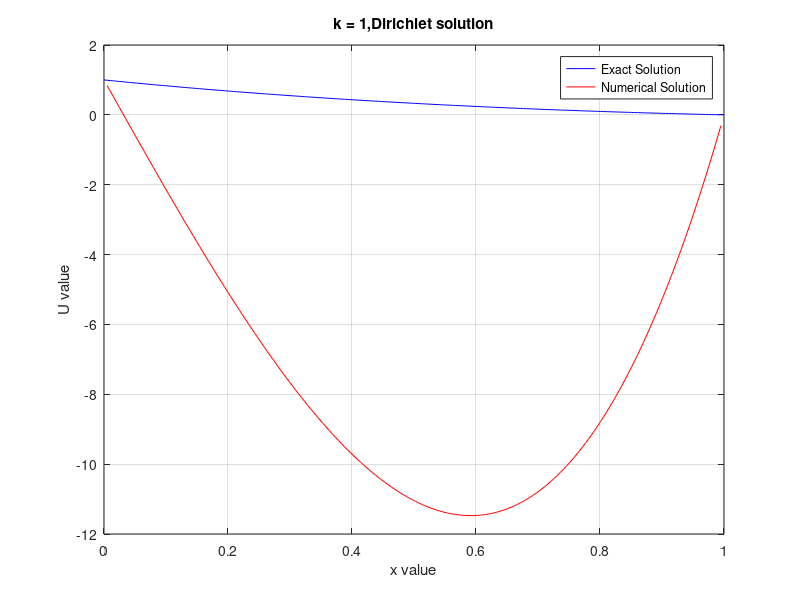

Here is the MATLAB script that generated this plot: (Note: this script raises an error after producing the figure.)
%% Rukaiya Batliwala
%Assignment4

%% Dirichlet k = 1
clc
clear all
close all



L = 1; Uo= 1;v = 1;A = 1;N = 200;N2 = 400;k =1 ; f =1; f2 =1 ;
h = L/(N+1);x = [0:h:L];h2 = L/(N2+1);x2 = [0:h2:L];

U = [];U2 = [];
  
for i = 1:1:length(x);
    U(i) =(((sinh(k*L - k*x(i)) + sinh(k*x(i)))/(sinh(k*L))) - 1)*(A/k^2) + Uo*(sinh(k*L  - k*x(i))/(sinh(k*L)));    
end

for i = 1:1:length(x2);
    U2(i) =(((sinh(k*L - k*x2(i)) + sinh(k*x2(i)))/(sinh(k*L))) - 1)*(A/k^2) + Uo*(sinh(k*L  - k*x2(i))/(sinh(k*L)));    
end

for i = 2:1:length(U)-1
    u(i) = (U(i+1)+ U(i-1)-(h^2)*(1+(k^2)*U(i)))/2;
end
u(1) = Uo;
u(end+1) = 0;

for i = 2:1:length(x2)-1
    u2(i) = (U2(i+1)+ U2(i-1)-(h2^2)*(1+(k^2)*U2(i)))/2;
end
u2(1)= Uo;
u2(end+1) = 1;

a = zeros(N);
for i = 1:N
    a(i,i) = -2 - h^(2)*k^(2);
end
for i = 1:1:N-1
    a(i+1,i) = 1;
    a(i,i+1) = 1;
end

 F = zeros(N,1);
 for i = 1:1:length(F)
 F(i) = (i+A)*h^(2);
 end
 F(1) = F(1)-Uo;
 
 uf= a\F;

a2 = zeros(N2);
for i = 1:N2
    a2(i,i) = -2-h2^(2)*k^(2);
end
for i = 1:1:N2-1
    a2(i+1,i) = 1;
    a2(i,i+1) = 1;
end
 
 F2 = zeros(N2,1);
 for i = 1:1:length(F2)
 F2(i) = (i+A)*h2^(2);
 end
F2(1) = F2(1)+2*h*v;
 
 uf2= a2\F2;

for i = 2:1:length(uf)-1
  ErrorN(i) = abs(u(i)-uf(i));
end

for i = 2:1:length(uf2)-1
 ErrorN2(i) = abs(u2(i) - uf2(i));
  end
 
 plot(x,u,'-b')
 hold on
 plot(x(2:end-1),uf,'-r')
legend('Exact Solution','Numerical Solution')
title('k = 1,Dirichlet solution')
xlabel('x value')
ylabel('U value')
grid on 
saveas(gcf,'Figure1.pdf')
 
 F_A = abs(log((max(ErrorN))/(max(ErrorN2)))/(log(2)));
 Dirichlet_1_Table = [u(end-20:end), uf(end-20:20)];
 writematrix(Dirichlet_1_Table,'K_1_Dirichlet.xls');

%%  Dirichlet k = 10
clear all





L = 1; Uo= 1;v = 1;A = 1;N = 90;N2 = 180;k =10 ; f =1; f2 =1 ;
h = L/(N+1);x = [0:h:L];h2 = L/(N2+1);x2 = [0:h2:L];

U = [];U2 = [];
  
for i = 1:1:length(x);
    U(i) =(((sinh(k*L - k*x(i)) + sinh(k*x(i)))/(sinh(k*L))) - 1)*(A/k^2) + Uo*(sinh(k*L  - k*x(i))/(sinh(k*L)));    
end

for i = 1:1:length(x2);
    U2(i) =(((sinh(k*L - k*x2(i)) + sinh(k*x2(i)))/(sinh(k*L))) - 1)*(A/k^2) + Uo*(sinh(k*L  - k*x2(i))/(sinh(k*L)));    
end

for i = 2:1:length(U)-1
    u(i) = (U(i+1)+ U(i-1)-(h^2)*(1+(k^2)*U(i)))/2;
end
u(1) = Uo;
u(end+1) = 0;

for i = 2:1:length(x2)-1
    u2(i) = (U2(i+1)+ U2(i-1)-(h2^2)*(1+(k^2)*U2(i)))/2;
end
u2(1)= Uo;
u2(end+1) = 1;

a = zeros(N);
for i = 1:N
    a(i,i) = -2 - h^(2)*k^(2);
end
for i = 1:1:N-1
    a(i+1,i) = 1;
    a(i,i+1) = 1;
end

 F = zeros(N,1);
 for i = 1:1:length(F)
 F(i) = (i+A)*h^(2);
 end
 F(1) = F(1)-Uo;
 
 uf= a\F;

a2 = zeros(N2);
for i = 1:N2
    a2(i,i) = -2-h2^(2)*k^(2);
end
for i = 1:1:N2-1
    a2(i+1,i) = 1;
    a2(i,i+1) = 1;
end
 
 F2 = zeros(N2,1);
 for i = 1:1:length(F2)
 F2(i) = (i+A)*h2^(2);
 end
F2(1) = F2(1)+2*h*v;
 
 uf2= a2\F2;

for i = 2:1:length(uf)-1
  ErrorN(i) = abs(u(i)-uf(i));
end

for i = 2:1:length(uf2)-1
 ErrorN2(i) = abs(u2(i) - uf2(i));
end
 
  figure()
 plot(x,u,'-b')
 hold on
 plot(x(2:end-1),uf,'-r')
 legend('Exact Solution','Numerical Solution')
title('k = 10,Dirichlet solution')
xlabel('x value')
ylabel('U value')
grid on 
saveas(gcf,'Figure2.pdf')
 
 F_A = abs(log((max(ErrorN))/(max(ErrorN2)))/(log(2)));
Dirichlet_2_Table = [u(end-20:end), uf(end-20:20)];
 writematrix(Dirichlet_2_Table,'K_10_Dirichlet.xls');


%% Neumann k = 1

L = 1;Uo= 1;v = 1;A = 1;N = 100;N2 = 200; k =1 ;

h = L/(N+1);
x = [0:h:L];
h2 = L/(N2+1);
x2 = [0:h2:L];

U = [];
dv_dx = v ;  %x = 0

for i = 1:1:length(x);
    U(i) = ((((cosh(k*x(i)))/(cosh(k*L)))-1)*(A/(k^2))) - ((v/k)*((sinh(k*L - k*x(i)))/(cosh(k*L))));
end
for i = 1:1:length(x2);
    U2(i) = ((((cosh(k*x2(i)))/(cosh(k*L)))-1)*(A/(k^2))) - ((v/k)*((sinh(k*L - k*x2(i)))/(cosh(k*L))));
end

u=[];
for i = 1:1:length(U)-2
    u(i) = -2*h*v + 4*U(i+2)-3*U(i+1);
end

for i = 1:1:length(U2)-2
     u2(i) = -2*h*v + 4*U2(i+2)-3*U2(i+1);
end
u(end+1) =  0;
u2(end+1) = 0;
a = zeros(N+1);
for i = 1:N+1
    a(i,i) = 2*h^(2)*k^(2);
end
for i = 1:1:N
    a(i+1,i) = 1;
    a(i,i+1) = 1;
end
a(1,2) = 2;

 F = zeros(N+1,1);
 for i = 1:1:length(F)
 F(i) = (i+A)*h^(2);
 end
 F(1) = F(1)- 2*h*v;
 
 uf= a\F;



x(end) = [];
x2(end) = [];
XL = length(x);
figure()

 hold on
 plot(x,u,'-b')
 hold on
 plot(x,uf,'-r')
 grid on
legend('Exact Solution','Numerical Solution')
title('k = 1,Neumann solution')
xlabel('x value')
ylabel('U value')
saveas(gcf,'Figure3.pdf')
Neumann_1_Table = [u(end-20:end), uf(end-20:20)];
 writematrix(Neumann_1_Table,'K_1_Neumann.xls');

 
%% Neumann k = 10
   
L = 1;Uo= 1;v = 1;A = 1;N = 200;N2 = 400; k =10 ;

h = L/(N+1);
x = [0:h:L];
h2 = L/(N2+1);
x2 = [0:h2:L];

U = [];
dv_dx = v ;  %x = 0

for i = 1:1:length(x);
    U(i) = ((((cosh(k*x(i)))/(cosh(k*L)))-1)*(A/(k^2))) - ((v/k)*((sinh(k*L - k*x(i)))/(cosh(k*L))));
end
for i = 1:1:length(x2);
    U2(i) = ((((cosh(k*x2(i)))/(cosh(k*L)))-1)*(A/(k^2))) - ((v/k)*((sinh(k*L - k*x2(i)))/(cosh(k*L))));
end

u=[];
for i = 2:1:length(x)-2
    u(i) = (-h^(2)*1 + U(i-1) + U(i+2))/2;
end

for i = 2:1:length(x2)-2
    u2(i) = (-h2^(2)*1 + U2(i-1) + U2(i+2))/2;
end
u(end+1) =  0;
u2(end+1) = 0;
a = zeros(N+1);
for i = 1:N+1
    a(i,i) = 2*h^(2)*k^(2);
end
for i = 1:1:N
    a(i+1,i) = 1;
    a(i,i+1) = 1;
end
a(1,2) = 2;

 F = zeros(N+1,1);
 for i = 1:1:length(F)
 F(i) = (i+A)*h^(2);
 end
 F(1) = F(1)- 2*h*v;
 
 uf= a\F;



x(end) = [];
x2(end) = [];
XL = length(x);
figure()

 hold on
 plot(x,u,'-b')
 hold on
 plot(x,uf,'-r')
 grid on
legend('Exact Solution','Numerical Solution')
title('k = 10,Neumann solution')
xlabel('x value')
ylabel('U value')
saveas(gcf,'Figure4.pdf')

Neumann_2_Table = [u(end-20:end), uf(end-20:20)];
 writematrix(Neumann_2_Table,'K.xls');
